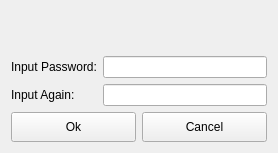
<?xml version="1.0" encoding="UTF-8"?>
<ui version="4.0">
 <class>ICPasswordDialog</class>
 <widget class="QDialog" name="ICPasswordDialog">
  <property name="windowModality">
   <enum>Qt::NonModal</enum>
  </property>
  <property name="geometry">
   <rect>
    <x>0</x>
    <y>0</y>
    <width>278</width>
    <height>153</height>
   </rect>
  </property>
  <property name="windowTitle">
   <string>Dialog</string>
  </property>
  <layout class="QVBoxLayout" name="verticalLayout">
   <item>
    <widget class="ICLabel" name="tips">
     <property name="text">
      <string/>
     </property>
    </widget>
   </item>
   <item>
    <layout class="QFormLayout" name="formLayout">
     <item row="0" column="0">
      <widget class="ICLabel" name="label">
       <property name="text">
        <string>Input Password:</string>
       </property>
      </widget>
     </item>
     <item row="0" column="1">
      <widget class="ICInputMethodEdit" name="firstPassword">
       <property name="styleSheet">
        <string notr="true">ICInputMethodEdit{
    padding:0px 5px;
    border: 2px solid gray;
    border-radius: 10px;
    padding: 0 8px;
    background: yellow;
    selection-background-color: darkgray
}

ICInputMethodEdit:focus{
    background: rgb(246, 153, 63);
    selection-background-color: darkgray
}</string>
       </property>
      </widget>
     </item>
     <item row="1" column="0">
      <widget class="ICLabel" name="label_2">
       <property name="text">
        <string>Input Again:</string>
       </property>
      </widget>
     </item>
     <item row="1" column="1">
      <widget class="ICInputMethodEdit" name="secPassword">
       <property name="styleSheet">
        <string notr="true">ICInputMethodEdit{
    padding:0px 5px;
    border: 2px solid gray;
    border-radius: 10px;
    padding: 0 8px;
    background: yellow;
    selection-background-color: darkgray
}

ICInputMethodEdit:focus{
    background: rgb(246, 153, 63);
    selection-background-color: darkgray
}</string>
       </property>
      </widget>
     </item>
    </layout>
   </item>
   <item>
    <layout class="QHBoxLayout" name="horizontalLayout">
     <item>
      <widget class="ICButton" name="okButton">
       <property name="minimumSize">
        <size>
         <width>0</width>
         <height>30</height>
        </size>
       </property>
       <property name="maximumSize">
        <size>
         <width>16777215</width>
         <height>30</height>
        </size>
       </property>
       <property name="focusPolicy">
        <enum>Qt::NoFocus</enum>
       </property>
       <property name="text">
        <string>Ok</string>
       </property>
      </widget>
     </item>
     <item>
      <widget class="ICButton" name="cancelButton">
       <property name="minimumSize">
        <size>
         <width>0</width>
         <height>30</height>
        </size>
       </property>
       <property name="maximumSize">
        <size>
         <width>16777215</width>
         <height>30</height>
        </size>
       </property>
       <property name="focusPolicy">
        <enum>Qt::NoFocus</enum>
       </property>
       <property name="text">
        <string>Cancel</string>
       </property>
      </widget>
     </item>
    </layout>
   </item>
  </layout>
 </widget>
 <customwidgets>
  <customwidget>
   <class>ICButton</class>
   <extends>QPushButton</extends>
   <header location="global">icbutton.h</header>
  </customwidget>
  <customwidget>
   <class>ICLabel</class>
   <extends>QLabel</extends>
   <header>iclabel.h</header>
  </customwidget>
  <customwidget>
   <class>ICInputMethodEdit</class>
   <extends>QLineEdit</extends>
   <header>icinputmethodedit.h</header>
  </customwidget>
 </customwidgets>
 <resources/>
 <connections/>
</ui>
